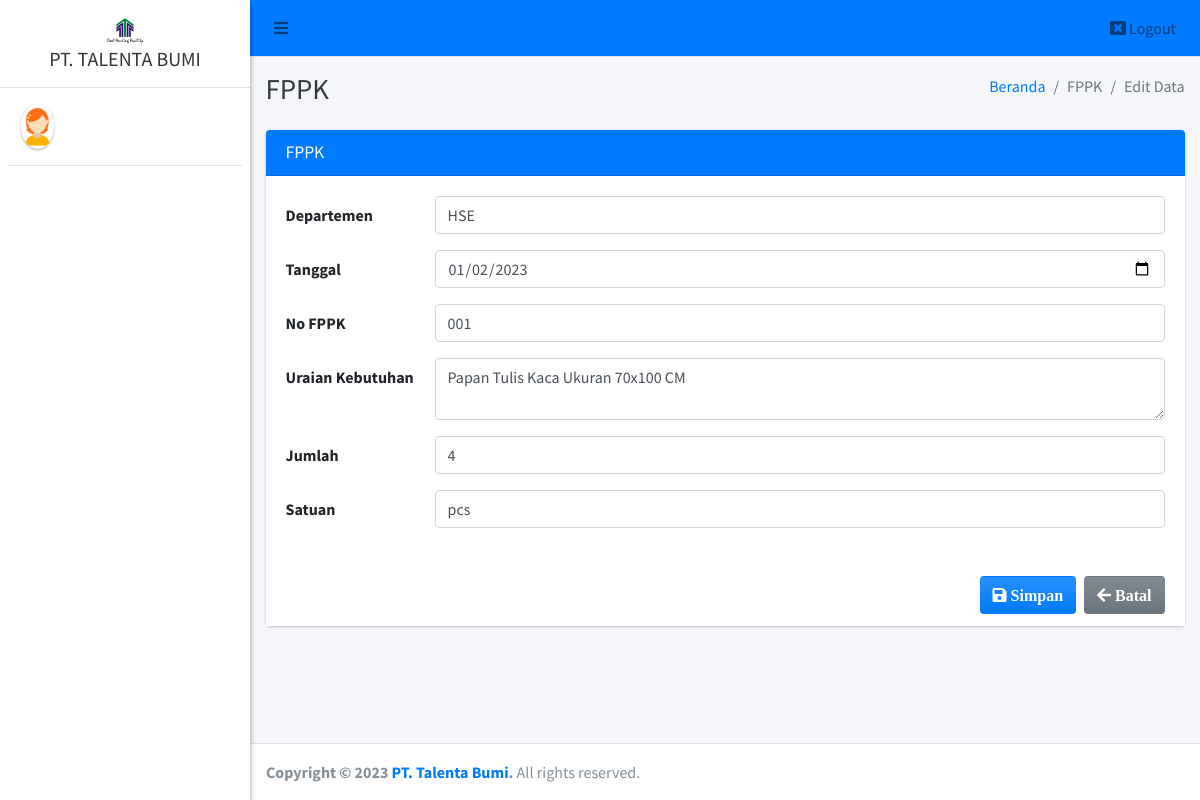
Screenshot of /admin/fppk/edit?id=2 with the database file from the repository.
### tables this page shows
CREATE TABLE `fppk` (
  `id_fppk` int(11) NOT NULL,
  `departemen` varchar(30) NOT NULL,
  `tanggal` date NOT NULL,
  `no_fppk` varchar(25) NOT NULL,
  `uraian_kebutuhan` text NOT NULL,
  `jumlah` varchar(20) DEFAULT NULL,
  `satuan` varchar(20) DEFAULT NULL
);

### config/config.php (called while the page is built, shortened)
<?php
function base_url($url = null)
{
	$base_url = "http://localhost:8888/talentabumi";
	if ($url != null) {
		return $base_url . "/" . $url;
	} else {
		return $base_url;
	}
}

### admin/fppk/edit.php (the view, shortened to what this page needs)
<?php
require '../../config/config.php';
require '../../config/koneksi.php';
?>
<!DOCTYPE html>
<html>
<?php
include '../../templates/head.php';
$id = $_GET['id'];
$data = $koneksi->query("SELECT * FROM fppk WHERE id_fppk = '$id'");
$row = $data->fetch_array();
?>
<body class="hold-transition sidebar-mini layout-fixed">
    <div class="wrapper">
        <?php
        include '../../templates/navbar.php';
        ?>
        <?php
        include '../../templates/sidebar.php';
        ?>
        <div class="content-wrapper">
            <div class="content-header">
                <div class="container-fluid">
                    <div class="row mb-2">
                        <div class="col-sm-6">
                            <h1 class="m-0 text-dark">FPPK</h1>
                        </div>
                        <div class="col-sm-6">
                            <ol class="breadcrumb float-sm-right">
                                <li class="breadcrumb-item"><a href="#">Beranda</a></li>
                                <li class="breadcrumb-item active">FPPK</li>
                                <li class="breadcrumb-item active">Edit Data</li>
                            </ol>
                        </div>
                    </div>
                </div>
            </div>
            <section class="content">
                <div class="container-fluid">
                    <form class="form-horizontal" method="POST" action="" enctype="multipart/form-data">
                        <div class="row">
                            <div class="col-md-12">
                                <div class="card card-primary">
                                    <div class="card-header">
                                        <h3 class="card-title">FPPK</h3>
                                    </div>
                                    <div class="card-body" style="background-color: white;">
                                        <div class="form-group row">
                                            <label class="col-sm-2 col-form-label">Departemen</label>
                                            <div class="col-sm-10">
                                                <input type="text" class="form-control" name="departemen" value="<?= $row['departemen'] ?>">
                                            </div>
                                        </div>
                                        <div class="form-group row">
                                            <label class="col-sm-2 col-form-label">Tanggal</label>
                                            <div class="col-sm-10">
                                                <input type="date" class="form-control" name="tanggal" value="<?= $row['tanggal'] ?>">
                                            </div>
                                        </div>
                                        <div class="form-group row">
                                            <label class="col-sm-2 col-form-label">No FPPK</label>
                                            <div class="col-sm-10">
                                                <input type="text" class="form-control" name="no_fppk" value="<?= $row['no_fppk'] ?>">
                                            </div>
                                        </div>
                                        <div class="form-group row">
                                            <label class="col-sm-2 col-form-label">Uraian Kebutuhan</label>
                                            <div class="col-sm-10">
                                                <textarea class="form-control" name="uraian_kebutuhan"><?= $row['uraian_kebutuhan'] ?></textarea>
                                            </div>
                                        </div>
                                        <div class="form-group row">
                                            <label class="col-sm-2 col-form-label">Jumlah</label>
                                            <div class="col-sm-10">
                                                <input type="text" class="form-control" name="jumlah" value="<?= $row['jumlah'] ?>">
                                            </div>
                                        </div>
                                        <div class="form-group row">
                                            <label class="col-sm-2 col-form-label">Satuan</label>
                                            <div class="col-sm-10">
                                                <input type="text" class="form-control" name="satuan" value="<?= $row['satuan'] ?>">
                                            </div>
                                        </div>
                                    </div>
                                    <div class="card-footer" style="background-color: white;">
                                        <a href="<?= base_url('admin/fppk/') ?>" class="btn bg-gradient-secondary float-right"><i class="fa fa-arrow-left"> Batal</i></a>
                                        <button type="submit" name="submit" class="btn bg-gradient-primary float-right mr-2"><i class="fa fa-save"> Simpan</i></button>
                                    </div>
                                </div>
                            </div>
                        </div>
                    </form>
                </div>
            </section>
        </div>
        <?php include_once "../../templates/footer.php"; ?>
    </div>
</body>
</html>

### rows the page displays
fppk: departemen "HSE", tanggal "01/02/2023", no_fppk "001", uraian_kebutuhan "Papan Tulis Kaca Ukuran 70x100 CM", jumlah "4", satuan "pcs"
